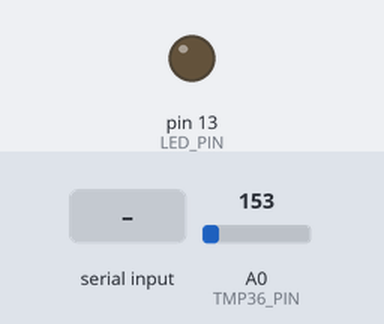
Bench run of a sketch on a simulated Arduino Uno, built with avr-gcc and run on an emulated ATmega328P. Parts: output pins drawn as LEDs (lit = HIGH). The test bench sets the inputs (shaded band); at power-on: A0 (TMP36_PIN) = 153. What the sketch prints to the serial monitor is not drawn.

Above: at 0.1 s.
At 1.2 s:
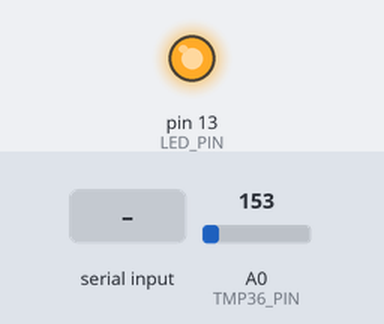
1.3 s: "POWER_MODE,LOW\n" received over Serial
At 2.4 s:
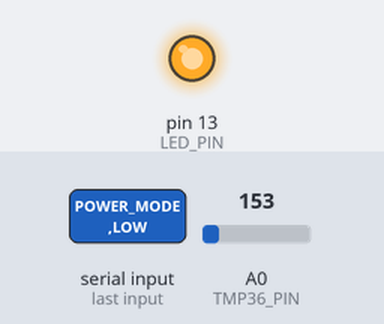
2.8 s: A0 (TMP36_PIN) set to 165
6.9 s: "RATE,\n" received over Serial
11.0 s: "STREAM,0\n" received over Serial
Timing chart, 0 to 13.5 s (numbered marks = the images above; inputs shaded):
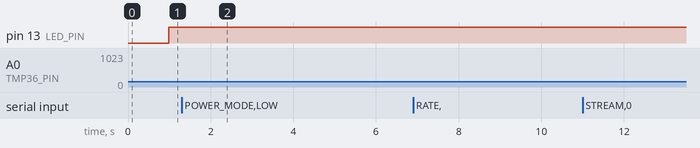

The sketch:

sensor_telemetry.ino
```cpp
#include <Arduino_FreeRTOS.h>
#include "telemetry_protocol.h"
#include <string.h>
#include <stdlib.h>

// Hardware and sampling configuration.
static constexpr uint8_t LED_PIN = LED_BUILTIN;
static constexpr uint16_t DEFAULT_SAMPLE_PERIOD_MS = 1000;
static constexpr uint16_t MIN_SAMPLE_PERIOD_MS = 100;
static constexpr uint16_t MAX_SAMPLE_PERIOD_MS = 5000;

// LOW mode uses a fixed, slower sampling interval. This changes the
// sampling behavior but does not guarantee a measured power reduction.
static constexpr uint16_t LOW_POWER_SAMPLE_PERIOD_MS = 5000;

static constexpr uint8_t COMMAND_BUFFER_SIZE = 32;
static constexpr uint8_t TMP36_PIN = A0;

// TMP36 conversion assumes a 5 V ADC reference and a sensor output
// of 500 mV at 0 °C, increasing by 10 mV per degree Celsius.
static constexpr float ADC_REFERENCE_VOLTAGE = 5.0f;
static constexpr float TMP36_OFFSET_VOLTAGE = 0.500f;
static constexpr float TMP36_VOLTS_PER_C = 0.010f;

// Holds the most recently sampled temperature and its device timestamp.
struct SensorReading
{
    uint32_t timestamp_ms;
    float temperature_c;
};

static SensorReading latestReading = {0, 0.0f};

// Reused transmit buffer avoids allocating memory for every telemetry frame.
static uint8_t telemetryFrame[TelemetryProtocol::MAX_FRAME_SIZE];
static uint16_t telemetrySequence = 0;

// The configured period is retained when switching between NORMAL and LOW.
static uint16_t samplePeriodMs = DEFAULT_SAMPLE_PERIOD_MS;
static bool streamingEnabled = true;
static bool lowPowerMode = false;

static float readTemperatureC()
{
    // Convert the 10-bit ADC reading to voltage, then apply the TMP36
    // offset and scale to obtain temperature in degrees Celsius.
    const int rawAdc = analogRead(TMP36_PIN);

    const float voltage =
        rawAdc * (ADC_REFERENCE_VOLTAGE / 1023.0f);

    return (voltage - TMP36_OFFSET_VOLTAGE)
           / TMP36_VOLTS_PER_C;
}

static uint16_t getEffectiveSamplePeriodMs()
{
    // LOW mode overrides the configured interval without changing it.
    return lowPowerMode
        ? LOW_POWER_SAMPLE_PERIOD_MS
        : samplePeriodMs;
}

static void processCommand(char *command)
{
    // RATE accepts an integer interval in milliseconds within the
    // supported range. Reject missing, malformed, or out-of-range values.
    if (strncmp(command, "RATE,", 5) == 0)
    {
        char *end = nullptr;
        long requestedPeriod = strtol(command + 5, &end, 10);

        if (end == command + 5 || *end != '\0' ||
            requestedPeriod < MIN_SAMPLE_PERIOD_MS ||
            requestedPeriod > MAX_SAMPLE_PERIOD_MS)
        {
            Serial.println("ERR,RATE");
            return;
        }

        samplePeriodMs = static_cast<uint16_t>(requestedPeriod);
        Serial.println("OK,RATE");
    }
    else if (strcmp(command, "POWER_MODE,LOW") == 0)
    {
        lowPowerMode = true;
        Serial.println("OK,POWER_MODE,LOW");
    }
    else if (strcmp(command, "POWER_MODE,NORMAL") == 0)
    {
        lowPowerMode = false;
        Serial.println("OK,POWER_MODE,NORMAL");
    }
    else if (strcmp(command, "STREAM,0") == 0)
    {
        // Sampling continues while streaming is disabled; only telemetry
        // transmission is suppressed.
        streamingEnabled = false;
        Serial.println("OK,STREAM,0");
    }
    else if (strcmp(command, "STREAM,1") == 0)
    {
        streamingEnabled = true;
        Serial.println("OK,STREAM,1");
    }
    else if (strcmp(command, "STATUS") == 0)
    {
        // Report the configured interval, streaming state, and power mode.
        // The effective interval in LOW mode is reported separately by
        // POWER_STATUS handling on the host, where supported.
        Serial.print("STATUS,");
        Serial.print(samplePeriodMs);
        Serial.print(",");
        Serial.print(streamingEnabled ? 1 : 0);
        Serial.print(",");
        Serial.println(lowPowerMode ? "LOW" : "NORMAL");
    }
    else if (strcmp(command, "POWER_STATUS") == 0)
    {
        Serial.print("POWER_STATUS,");
        Serial.println(lowPowerMode ? "LOW" : "NORMAL");
    }
    else if (command[0] != '\0')
    {
        // Ignore empty commands, but report non-empty unrecognized input.
        Serial.println("ERR,UNKNOWN_COMMAND");
    }
}

static void processSerialCommands()
{
    // Keep parser state between task iterations so commands can arrive
    // in multiple serial reads. Overlong commands are discarded through
    // the next newline to prevent their remainder being treated as a
    // separate command.
    static char commandBuffer[COMMAND_BUFFER_SIZE];
    static uint8_t commandLength = 0;
    static bool discardingOverlongCommand = false;

    while (Serial.available() > 0)
    {
        char incoming = static_cast<char>(Serial.read());

        // Accept CRLF and LF line endings.
        if (incoming == '\r')
        {
            continue;
        }

        if (incoming == '\n')
        {
            if (discardingOverlongCommand)
            {
                Serial.println("ERR,COMMAND_TOO_LONG");
                discardingOverlongCommand = false;
                commandLength = 0;
                continue;
            }

            // Null-terminate the command before comparing its contents.
            commandBuffer[commandLength] = '\0';
            processCommand(commandBuffer);
            commandLength = 0;
            continue;
        }

        if (discardingOverlongCommand)
        {
            continue;
        }

        // Reserve one byte for the terminating null character.
        if (commandLength < COMMAND_BUFFER_SIZE - 1)
        {
            commandBuffer[commandLength++] = incoming;
        }
        else
        {
            commandLength = 0;
            discardingOverlongCommand = true;
        }
    }
}

static void sensorTask(void *pvParameters)
{
    // This task does not use a task parameter.
    (void)pvParameters;

    pinMode(LED_PIN, OUTPUT);

    // Use RTOS ticks for elapsed-time scheduling rather than blocking
    // for the full sampling interval, so serial commands remain responsive.
    TickType_t lastSampleTick = xTaskGetTickCount();

    for (;;)
    {
        // Process pending commands frequently, including while telemetry
        // streaming is disabled.
        processSerialCommands();

        TickType_t now = xTaskGetTickCount();
        TickType_t periodTicks =
            pdMS_TO_TICKS(getEffectiveSamplePeriodMs());

        // Ensure a nonzero interval even if the RTOS tick rate is low.
        if (periodTicks == 0)
        {
            periodTicks = 1;
        }

        if (static_cast<TickType_t>(now - lastSampleTick) >=
            periodTicks)
        {
            // Schedule the next interval from the current tick.
            lastSampleTick = now;

            latestReading.timestamp_ms =
                static_cast<uint32_t>(millis());

            latestReading.temperature_c = readTemperatureC();

            if (streamingEnabled)
            {
                // Encode the sequence number, device timestamp, and
                // temperature into the protocol-defined binary frame,
                // including its synchronization fields and CRC.
                const bool encoded =
                    TelemetryProtocol::encodeTelemetry(
                        telemetryFrame,
                        sizeof(telemetryFrame),
                        telemetrySequence,
                        static_cast<uint64_t>(
                            latestReading.timestamp_ms),
                        latestReading.temperature_c);

                if (encoded)
                {
                    // Write the encoded frame as binary bytes. Do not use
                    // Serial.print(), which would convert data to text.
                    Serial.write(
                        telemetryFrame,
                        sizeof(telemetryFrame));

                    // Advance only after successful frame encoding.
                    // The uint16_t sequence wraps naturally at its limit.
                    ++telemetrySequence;
                }
            }

            // Blink the built-in LED during NORMAL mode as a simple
            // activity indicator. LOW mode suppresses this LED activity.
            if (!lowPowerMode)
            {
                digitalWrite(LED_PIN, !digitalRead(LED_PIN));
            }
        }

        // Yield the CPU to other RTOS tasks and check commands again soon.
        vTaskDelay(pdMS_TO_TICKS(10));
    }
}

void setup()
{
    Serial.begin(115200);

    // Create the sensor/telemetry task. A failed task creation is treated
    // as a configuration failure rather than silently running without it.
    const BaseType_t result = xTaskCreate(
        sensorTask,
        "Sensor",
        256,
        nullptr,
        1,
        nullptr);

    configASSERT(result == pdPASS);
}

void loop()
{
    // Application work is performed by sensorTask under FreeRTOS.
}
```

telemetry_protocol.h
```cpp
#ifndef TELEMETRY_PROTOCOL_H
#define TELEMETRY_PROTOCOL_H

#include <Arduino.h>
#include <stdint.h>

namespace TelemetryProtocol
{
    // Frame synchronization bytes help the host identify the beginning
    // of a telemetry frame in the serial byte stream.
    constexpr uint8_t SYNC_BYTE_1 = 0xAA;
    constexpr uint8_t SYNC_BYTE_2 = 0x55;

    // Identifies this frame as a telemetry message.
    constexpr uint8_t MESSAGE_TYPE_TELEMETRY = 0x01;

    // Payload: 2-byte sequence number, 8-byte timestamp, and 4-byte
    // IEEE-754 temperature value. The frame overhead includes the
    // sync bytes, message type, length field, and 2-byte CRC.
    constexpr uint8_t TELEMETRY_PAYLOAD_SIZE = 12;
    constexpr uint8_t FRAME_OVERHEAD_SIZE = 8;
    constexpr uint8_t MAX_FRAME_SIZE =
        FRAME_OVERHEAD_SIZE + TELEMETRY_PAYLOAD_SIZE;

    // CRC-16/CCITT-FALSE parameters. The CRC covers the message type,
    // payload length, and payload, but excludes the sync bytes.
    constexpr uint16_t CRC_INITIAL_VALUE = 0xFFFF;
    constexpr uint16_t CRC_POLYNOMIAL = 0x1021;

    inline uint16_t calculateCrc16(
        const uint8_t *data,
        uint8_t length)
    {
        uint16_t crc = CRC_INITIAL_VALUE;

        // Process each input byte, most-significant bit first.
        for (uint8_t i = 0; i < length; ++i)
        {
            crc ^= static_cast<uint16_t>(data[i]) << 8;

            for (uint8_t bit = 0; bit < 8; ++bit)
            {
                // Apply the polynomial when the current top bit is set.
                if ((crc & 0x8000U) != 0U)
                {
                    crc = static_cast<uint16_t>(
                        (crc << 1) ^ CRC_POLYNOMIAL);
                }
                else
                {
                    crc = static_cast<uint16_t>(crc << 1);
                }
            }
        }

        return crc;
    }

    // Serialize a 16-bit unsigned integer in little-endian order:
    // least-significant byte first.
    inline void writeUint16LE(
        uint8_t *destination,
        uint16_t value)
    {
        destination[0] = static_cast<uint8_t>(value);
        destination[1] = static_cast<uint8_t>(value >> 8);
    }

    // Serialize a 32-bit unsigned integer in little-endian order.
    inline void writeUint32LE(
        uint8_t *destination,
        uint32_t value)
    {
        for (uint8_t i = 0; i < 4; ++i)
        {
            destination[i] = static_cast<uint8_t>(
                value >> (8U * i));
        }
    }

    // Serialize a 64-bit unsigned integer in little-endian order.
    inline void writeUint64LE(
        uint8_t *destination,
        uint64_t value)
    {
        for (uint8_t i = 0; i < 8; ++i)
        {
            destination[i] = static_cast<uint8_t>(
                value >> (8U * i));
        }
    }

    inline bool encodeTelemetry(
        uint8_t *frame,
        uint8_t capacity,
        uint16_t sequence,
        uint64_t timestampMs,
        float temperatureC)
    {
        // Ensure the destination exists and can hold the entire frame.
        if (frame == nullptr || capacity < MAX_FRAME_SIZE)
        {
            return false;
        }

        // Frame bytes 0–3: synchronization marker, message type,
        // and payload length.
        frame[0] = SYNC_BYTE_1;
        frame[1] = SYNC_BYTE_2;
        frame[2] = MESSAGE_TYPE_TELEMETRY;
        frame[3] = TELEMETRY_PAYLOAD_SIZE;

        // Frame bytes 4–5: sequence number.
        writeUint16LE(&frame[4], sequence);

        // Frame bytes 6–13: device timestamp in milliseconds.
        writeUint64LE(&frame[6], timestampMs);

        // The protocol transmits temperature as a 4-byte floating-point
        // value. Both host and firmware must agree on its representation
        // and byte order.
        union FloatBytes
        {
            float value;
            uint8_t bytes[sizeof(float)];
        };

        static_assert(sizeof(float) == 4,
                      "Protocol requires 32-bit float");

        FloatBytes temperature;
        temperature.value = temperatureC;

        // Frame bytes 14–17: temperature bytes.
        // This copies the MCU's native float representation; the target
        // and host implementation must use compatible IEEE-754 encoding
        // and little-endian byte order.
        for (uint8_t i = 0; i < 4; ++i)
        {
            frame[14 + i] = temperature.bytes[i];
        }

        // Calculate the CRC over bytes 2–17: message type, payload
        // length, sequence number, timestamp, and temperature.
        const uint16_t crc = calculateCrc16(
            &frame[2],
            4 + TELEMETRY_PAYLOAD_SIZE);

        // Frame bytes 18–19: CRC stored in little-endian order.
        writeUint16LE(&frame[18], crc);

        return true;
    }
}

#endif
```

Measured:
- after the input at 1.3 s, pin 13 (LED_PIN): stays HIGH (without the input it goes to LOW after 0.68 s)
- after the input at 2.8 s, every drawn part: stays the same
- after the input at 6.9 s, every drawn part: stays the same
- after the input at 11.0 s, every drawn part: stays the same
